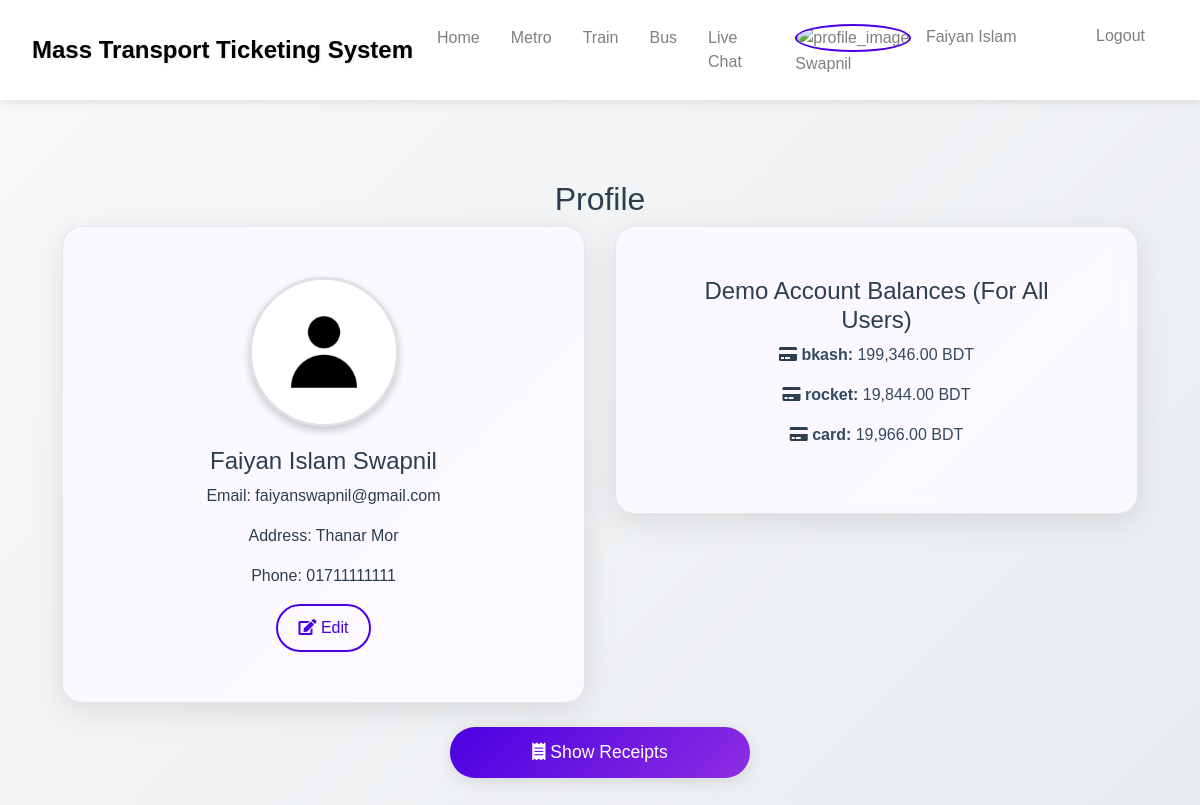
The page /profile.php (signed in) on the database as committed earlier.
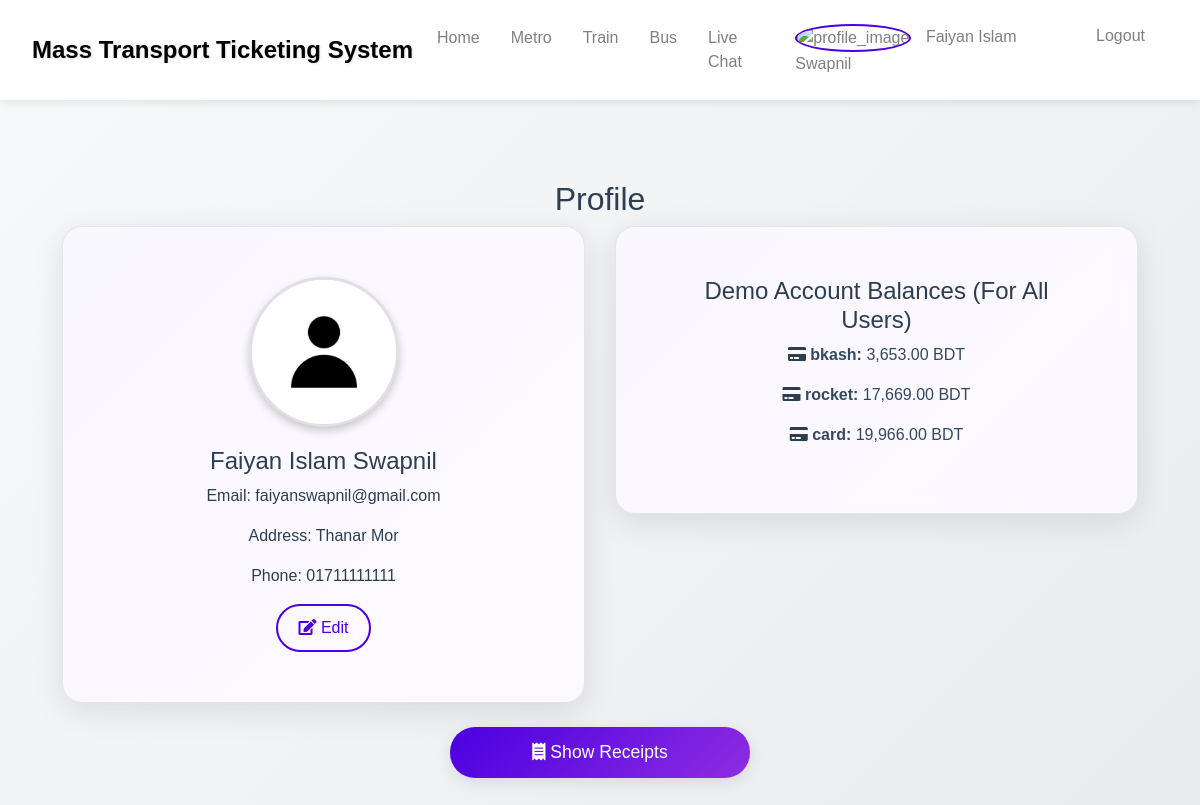
The same page on the database as committed later.
### tables this page shows
CREATE TABLE `demo_accounts` (
  `id` int(11) NOT NULL,
  `account_type` varchar(255) NOT NULL,
  `account_number` varchar(20) NOT NULL,
  `pin` varchar(10) NOT NULL,
  `balance` decimal(10,2) NOT NULL
);

### profile.php (the view, shortened to what this page needs)
<?php
include 'db.php';
$user_id = $_SESSION['user_id'];
$stmt = $conn1->prepare("SELECT name, email, profile_image, address, phone FROM users WHERE id = ?");
$stmt->bind_param("i", $user_id);
$stmt->execute();
$stmt->bind_result($username, $email, $profile_image, $address, $phone_number);
$balances = [];
$stmt = $conn1->prepare("SELECT account_type, balance FROM demo_accounts");
$stmt->execute();
$stmt->bind_result($accountType, $balance);
while ($stmt->fetch()) {
    $balances[] = [
        'account_type' => $accountType,
        'balance' => $balance
    ];
}
?>
<!DOCTYPE html>
<html lang="en">
<head>
    <link href="https://stackpath.bootstrapcdn.com/bootstrap/4.5.2/css/bootstrap.min.css" rel="stylesheet">
    <link href="https://cdnjs.cloudflare.com/ajax/libs/font-awesome/5.15.3/css/all.min.css" rel="stylesheet">
</head>
<body>
    <?php include 'nav.php'; ?>
    <div class="container">
        <h2 class="text-center mt-5">Profile</h2>
        <div class="row">
            <div class="col-md-6">
                <div class="card mb-4 profile-card">
                    <div class="card-body text-center" id="profile-info">
                        <?php if ($profile_image): ?>
                            <img src="<?php echo $profile_image; ?>" class="profile-image" alt="Profile Image">
                        <?php else: ?>
                            <img src="images/default_profile_account_photo.jpg" class="profile-image" alt="Default Profile Image">
                        <?php endif; ?>
                        <h4><?php echo htmlspecialchars($username); ?></h4>
                        <p>Email: <?php echo htmlspecialchars($email); ?></p>
                        <p>Address: <?php echo htmlspecialchars($address); ?></p>
                        <p>Phone: <?php echo htmlspecialchars($phone_number); ?></p>
                        <button class="btn btn-light" onclick="toggleEditForm()"><i class="fas fa-edit"></i> Edit</button>
                    </div>
                </div>
            </div>
            <div class="col-md-6">
                <div class="card mb-4 balance-card">
                    <div class="card-body text-center">
                        <h4>Demo Account Balances (For All Users)</h4>
                        <?php foreach ($balances as $balance): ?>
                            <p>
                                <i class="<?php echo $balance['account_type'] === 'bKash' ? 'fas fa-mobile-alt' : ($balance['account_type'] === 'Rocket' ? 'fas fa-wallet' : 'fas fa-credit-card'); ?>"></i>
                                <strong><?php echo htmlspecialchars($balance['account_type']); ?>:</strong>
                                <?php echo number_format($balance['balance'], 2); ?> BDT
                            </p>
                        <?php endforeach; ?>
                    </div>
                </div>
            </div>
            <div class="col-md-12 text-center">
                <button class="btn btn-toggle btn-block mx-auto" style="max-width: 300px;" onclick="toggleReceipts()">
                    <i class="fas fa-receipt"></i> Show Receipts
                </button>
            </div>
        </div>
    </div>
</body>
</html>

Rows that differ between the two databases and show on the page:
changed demo_accounts "bkash": balance "199,346.00" → "3,653.00"
changed demo_accounts "rocket": balance "19,844.00" → "17,669.00"
